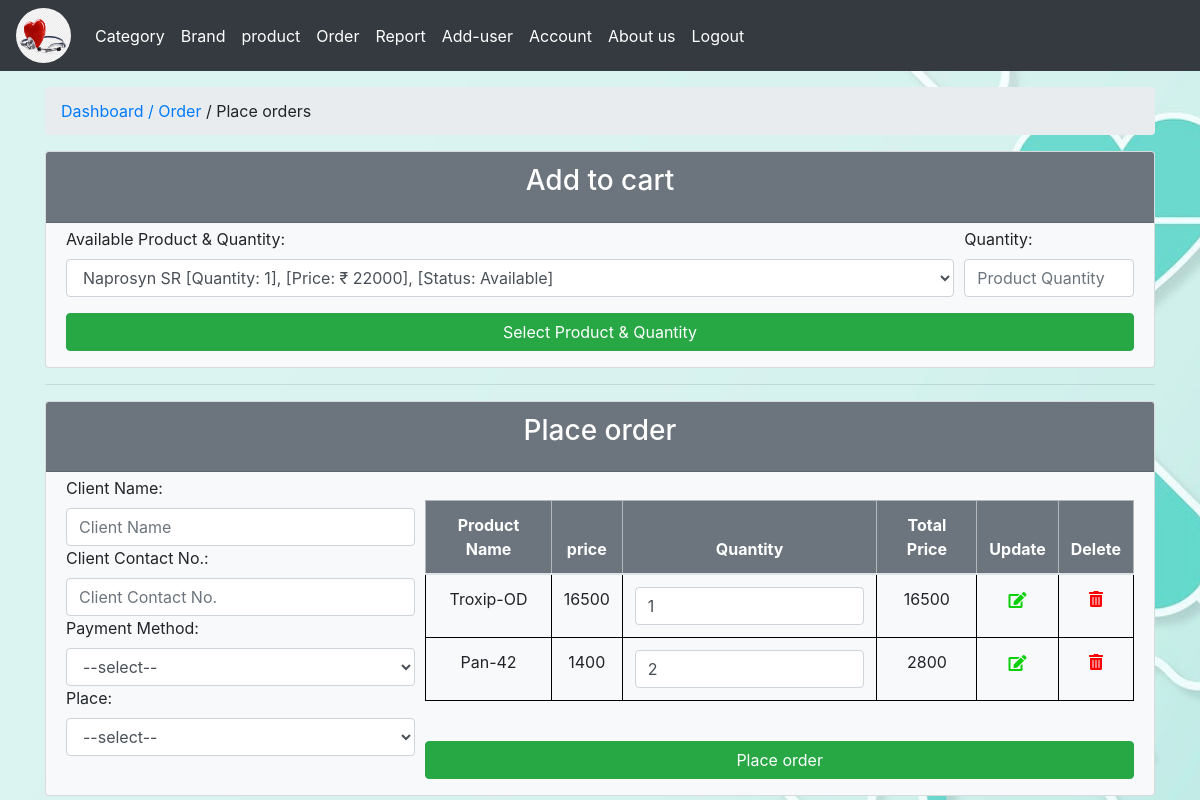
The app's page /place_order.php (signed in) with its own data.
### tables this page shows
CREATE TABLE IF NOT EXISTS `product` (
  `p_id` int(30) NOT NULL AUTO_INCREMENT,
  `brand_id` int(30) NOT NULL,
  `p_name` varchar(30) NOT NULL,
  `price` int(30) NOT NULL,
  `profit` int(30) NOT NULL,
  `qty` int(30) NOT NULL,
  `image` varchar(30) NOT NULL,
  `status` varchar(30) NOT NULL,
  PRIMARY KEY (`p_id`,`brand_id`),
  KEY `brand_id` (`brand_id`)
);

CREATE TABLE IF NOT EXISTS `cart` (
  `id` int(30) NOT NULL AUTO_INCREMENT,
  `email` varchar(30) NOT NULL,
  `p_id` int(30) NOT NULL,
  `qty` varchar(30) NOT NULL,
  `date` date NOT NULL,
  `time` time NOT NULL,
  PRIMARY KEY (`id`,`email`,`p_id`),
  KEY `p_id` (`p_id`)
);

### place_order.php (the view, shortened to what this page needs)
<?php require_once 'header.php'; ?>
<?php
$email = $_SESSION['adminid'];
  ?>
  <!DOCTYPE HTML>
<html>
<head>
</head>
<body class="bg-img">
<div class="row pt-3">
	<div class="col-md-12">
		<ol class="breadcrumb">
		  <li><a href="dashboard.php">Dashboard </a></li>
		  <li><a href="order.php">&nbsp;/ Order </a></li>
          <li class="active">&nbsp;/ Place orders</li>
		</ol>
    <div class="card bg-light">
					<div class="card-header bg-secondary text-white text-center">
						<h3 class="card-title">Add to cart</h3>
					</div>
					<div class="card-body pb-0 pt-1">
		<form action="" method="POST">
    <div class="form-row">
		<div class="form-group col-md-10">
  <label for="category">Available Product & Quantity:</label>
  <select class="form-control" name="p_id" id="exampleFormControlSelect1">
  			<?php
			$qry=mysql_query("select * from product where status = 'Available'");
			while($row=mysql_fetch_array($qry))
			{
				print "<option value='".$row['p_id']."'>";
                print $row['p_name'];
				print "<b> [Quantity: ".$row['qty']."], </b>";
				print "</option>";
			}
			print "</select>";
			print "</div>";
  ?>
  <div class="form-group col-md-2">
    <label for="product-qty">Quantity:</label>
	<input type="number" name="qty" class="form-control" id="formGroupExampleInput" placeholder="Product Quantity">
  </div>
  </div>
  <div class="form-group row">
    <div class="col-sm-12">
      <button type="submit" name="submit" value="submit" class="btn btn-block btn-success">Select Product & Quantity</button>
    </div>
  </div>
    </form>
          </div>
    </div>
		<hr>
    <div class="card bg-light">
					<div class="card-header text-white text-center bg-secondary">
						<h3 class="card-title">Place order</h3>
					</div>
					<div class="card-body pb-0 pt-1">
		<form action="action.php" method="POST">
    <div class="form-row">
  <div class="form-group col-md-4">
    <label for="p-name">Client Name:</label>
	<input type="text" name="cl_name" class="form-control" id="formGroupExampleInput" placeholder="Client Name" >
    <label for="p-name" >Client Contact No.:</label>
	<input type="number" name="cl_no" class="form-control" id="formGroupExampleInput" placeholder="Client Contact No." >
    <label for="method">Payment Method:</label>
  <select class="form-control" name="p_mt"  id="exampleFormControlSelect1">
  <option value="">--select--</option>
    </select>
    <label for="category">Place:</label>
  <select class="form-control" name="place"  id="exampleFormControlSelect1">
  <option value="">--select--</option>
    </select>
    </div>
  <div class="form-group col-md-8 pt-4">
  <table class="table text-center border" id="manageProductTable">
					<thead class="table-secondary bg-secondary">
						<tr class="text-white">
							<th>Product Name</th>
							<th>price</th>
              				<th>Quantity</th>
              				<th>Total Price</th>
              				<th>Update</th>
							<th>Delete</th>
						</tr>
					</thead>
  <?php
	  $qry3=mysql_query("select * from cart where email= '$email'");
	  while($row=mysql_fetch_array($qry3))
	  {
		  $p_id=$row['p_id'];
		  $qty=$row['qty'];
		  $id=$row['id'];
		  print "<tr>";
		  print "<td>";
      $q=mysql_query("select * from product where p_id='$p_id'");
      while($r=mysql_fetch_array($q))
      {
		$price=$r['price'];
		$profit=$r['profit'];
		$s_price=((100+$profit)*$price/100);
		$total_price =((100+$profit)*$price/100)*$qty;
     print $r['p_name'];
		  print "</td>";
		  print "<td>";
       print $s_price;
      print "</td>";
      print "<td>";
       print "<input name='qty[]' type='text' class='form-control' value='".$qty."'>";
		  print "</td>";
      print "<td>";
       print $total_price;
		  print "</td>";
    }
		  print "<td>";
		  print "<button type='submit' style='border:none;background:none;color:#0ad00a;' name='update' ><i class='fas fa-edit'></button>";
		  print "</td>";
		  print "<td>";
		  echo "<a href='delete.php?id=$id'><i class='fas fa-trash-alt'></i></a>";
      print "</td>";
		  print "</tr>";
    }
    ?>
				</table>
    <br>
      <button type="submit" name="submit_form" value="submit" class="btn btn-block btn-success">Place order</button>
  </div>
    </div>
</form>
          </div>
        </div>
	</div>
</div>
</body>
<?php require_once 'footer.php'; ?>

### custom/style.css (style rules this page uses)
.fa-trash-alt { color: red; }
table, th, td { border: 1px solid black; border-collapse: collapse; }
table, tr { border: 1px solid black; border-collapse: collapse; }

### custom/print.css (style rules this page uses)
input { text-transform: uppercase; }

### place_order.php (style rules this page uses)
.bg-img { background-image: url("custom/medicine2.jpg"); background-size: cover; background-position: center; background-attachment: fixed; }

### records on screen
cart: qty "1"
product: p_name "Troxip-OD", s_price "16500", total_price "16500"
cart: qty "2"
product: p_name "Pan-42", s_price "1400", total_price "2800"

### other values on screen
form field p_id "Naprosyn SR [Quantity: 1], [Price: ₹ 22000], [Status: Available]"
